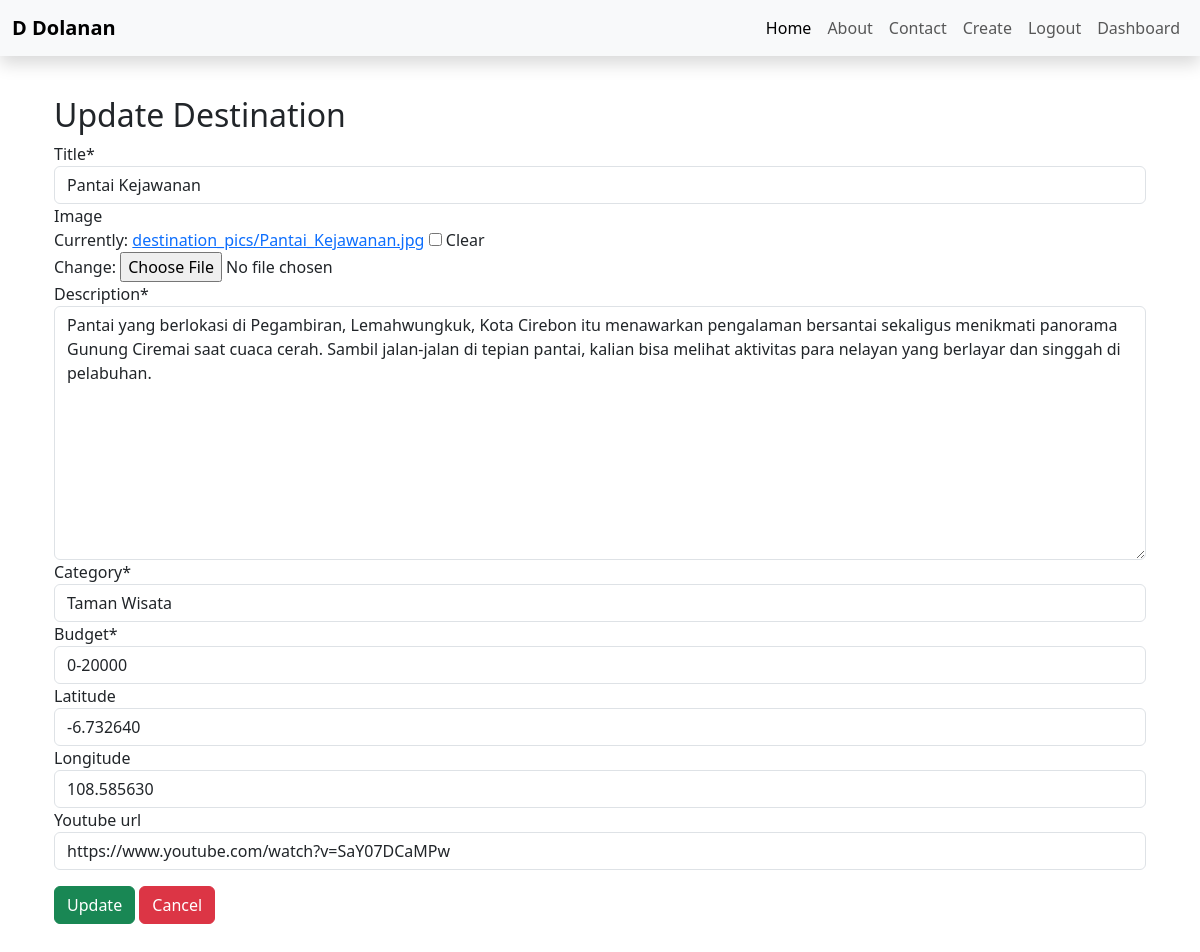
/destination/update/19/ (signed in), run on the app's committed database.
### myapp/models.py (models this page shows, shortened)
class Destination(models.Model):
    WISATA_REGLIGI = 'WR'
    TAMAN_WISATA = 'TW'
    WISATA_AIR = 'WA'
    WISATA_KULINER = 'WK'
    CATEGORY_CHOICES = [
        (WISATA_REGLIGI, 'Wisata Religi'),
        (TAMAN_WISATA, 'Taman Wisata'),
        (WISATA_AIR, 'Wisata Air'),
        (WISATA_KULINER, 'Wisata Kuliner'),
    ]
    BUDGET_0_20000 = '0-20000'
    BUDGET_20000_50000 = '20000-50000'
    BUDGET_50000_100000 = '50000-100000'
    BUDGET_100000_200000 = '100000-200000'
    BUDGET_CHOICES = [
        (BUDGET_0_20000, '0-20000'),
        (BUDGET_20000_50000, '20000-50000'),
        (BUDGET_50000_100000, '50000-100000'),
        (BUDGET_100000_200000, '100000-200000'),
    ]
    title = models.CharField(max_length=200)
    image = models.ImageField(upload_to='destination_pics', null=True, blank=True)
    description = models.TextField()
    category = models.CharField(max_length=2, choices=CATEGORY_CHOICES,default=WISATA_REGLIGI,)
    budget = models.CharField(max_length=13, choices=BUDGET_CHOICES,default=BUDGET_0_20000,)
    latitude = models.DecimalField(max_digits=9, decimal_places=6, null=True, blank=True)
    longitude = models.DecimalField(max_digits=9, decimal_places=6, null=True, blank=True)
    youtube_url = models.URLField(max_length=200, null=True, blank=True)

### myapp/views.py (the view)
# urls.py: path('destination/update/<int:id>/', views.update_destination, name='update_destination'),
@login_required
@user_passes_test(is_admin, login_url='my-login')
def update_destination(request, id):
    destination = get_object_or_404(Destination, id=id)
    if request.method == "POST":
        form = DestinationForm(request.POST, instance=destination)
        if form.is_valid():
            form.save()
            messages.success(request, "Destination updated successfully!")
            return redirect('destination_detail', destination_id=destination.id)
    else:
        form = DestinationForm(instance=destination)
    return render(request, 'update_destination.html', {'form': form, 'destination': destination})

### myapp/forms.py
class DestinationForm(forms.ModelForm):
    class Meta:
        model = Destination
        fields = ['title', 'image', 'description', 'category', 'budget', 'latitude', 'longitude', 'youtube_url']

### myapp/views.py (called while the page is built)
def is_admin(user):
    return user.is_superuser

### templates/update_destination.html (shortened to what this page needs)
{% extends 'base.html' %}
{% load crispy_forms_tags %}
{% load static %}
{% block content %}
<div class="container mt-3 mb-5">
    {% if user.is_staff or user.is_superuser %}
    <h2>Update Destination</h2>
    <form method="POST">
        {{ form|crispy }}
        <button type="submit" class="btn btn-success mt-3">Update</button>
        <a href="{% url 'destination_detail' destination.id %}" class="btn btn-danger mt-3">Cancel</a>
    </form>
    {% endif %}
</div>
{% endblock content %}

### templates/base.html (shortened to what this page needs)
{% load static %}
<!doctype html>
<html lang="en">
<head>
  <link href="https://cdn.jsdelivr.net/npm/bootstrap@5.3.0-alpha3/dist/css/bootstrap.min.css" rel="stylesheet">
  <link rel="stylesheet" href="https://unpkg.com/leaflet@1.7.1/dist/leaflet.css" />
</head>
<body>
<nav class="navbar navbar-expand-lg bg-body-tertiary shadow">
  <div class="container-fluid">
    <a class="navbar-brand fw-bold" href="{% url 'index' %}">D Dolanan</a>
    <div class="collapse navbar-collapse" id="navbarNav">
      <ul class="navbar-nav ms-auto">
        <li class="nav-item">
          <a class="nav-link active nav1 d-flex" aria-current="page" href="{% url 'index' %}">
             <span class="my-auto">Home</span>
          </a>
        </li>
        <li class="nav-item">
          <a class="nav-link nav2" href="{% url 'about' %}">About</a>
        </li>
        <li class="nav-item">
          <a class="nav-link nav3" href="{% url 'contact' %}">Contact</a>
        </li>
        {% if user.is_authenticated and user.is_superuser %}
        <li class="nav-item">
          <a class="nav-link nav4" href="{% url 'create_destination' %}">Create</a>
        </li>
        {% endif %}
        {% if not user.is_authenticated %}
        <li class="nav-item">
          <a class="nav-link nav4" href="{% url 'register' %}">SignUp</a>
        </li>
        <li class="nav-item">
          <a class="nav-link nav4" href="{% url 'my-login' %}">Login</a>
        </li>
        {% else %}
        <li class="nav-item">
          <a class="nav-link nav4" href="{% url 'user-logout' %}">Logout</a>
        </li>
        <li class="nav-item">
          <a class="nav-link nav4" href="{% url 'dashboard' %}">Dashboard</a>
        </li>
        {% endif %}
      </ul>
    </div>
  </div>
</nav>
<br />
<div class="container">
  {% block content %}
  {% endblock content %}
</div>
</body>
</html>

### data on the page
Destination: title "Pantai Kejawanan", description "Pantai yang berlokasi di Pegambiran, Lemahwungkuk, Kota Cirebon itu menawarkan pengalaman bersantai sekaligus menikmati panorama Gunung Ciremai saat cuaca cerah. Sambil jalan-jalan di tepian pantai, kalian bisa melihat aktivitas para nelayan yang berlayar dan singgah di pelabuhan.", category "Taman Wisata", budget "0-20000", latitude "-6.732640", longitude "108.585630", youtube_url "https://www.youtube.com/watch?v=SaY07DCaMPw"
